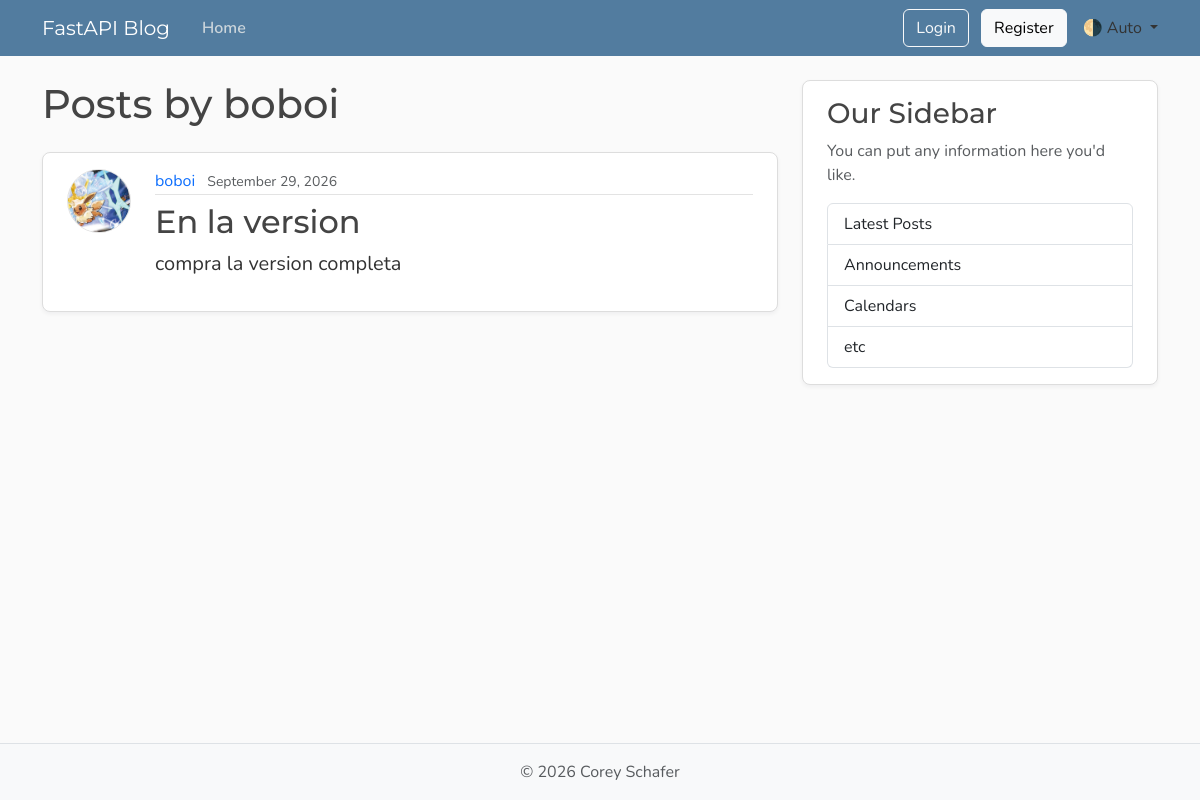
The page /users/1/posts on the database its author committed.
### models.py (models this page shows, shortened)
class User(Base):
    __tablename__ = "users"
    id: Mapped[int] = mapped_column(Integer, primary_key=True, index=True)
    username: Mapped[str] = mapped_column(String(50), unique=True, nullable=False)
    email: Mapped[str] = mapped_column(String(120), unique=True, nullable=False)
    image_file: Mapped[str | None] = mapped_column(String(200), nullable=True, default=None)
    password_hash: Mapped[str] = mapped_column(String(200), nullable=False)
    posts: Mapped[list[Post]] = relationship("Post", back_populates="author", cascade="all, delete-orphan")

class Post(Base):
    __tablename__ = "posts"
    id: Mapped[int] = mapped_column(Integer, primary_key=True, index=True)
    title: Mapped[str] = mapped_column(String(100), nullable=False)
    content: Mapped[str] = mapped_column(Text, nullable=False)
    user_id: Mapped[int] = mapped_column(ForeignKey("users.id"), nullable=False, index=True)
    date_posted: Mapped[datetime] = mapped_column(DateTime(timezone=True), nullable=False, default=lambda: datetime.now(UTC))
    author: Mapped[User] = relationship("User", back_populates="posts")

### main.py (the view)
@app.get("/users/{user_id}/posts", include_in_schema=False, name="user_posts")
async def user_posts_page(request: Request, user_id: int, db: Annotated[AsyncSession, Depends(get_db)]):
    result = await db.execute(select(models.User).where(models.User.id == user_id))
    user = result.scalars().first()
    if not user:
        raise HTTPException(status_code=status.HTTP_404_NOT_FOUND, detail="User not found")
    result = await db.execute(select(models.Post)
                              .options(selectinload(models.Post.author))
                              .where(models.Post.user_id == user_id)
                              .order_by(models.Post.date_posted.desc()))
    posts = result.scalars().all()
    return templates.TemplateResponse(request, "user_posts.html", {"posts": posts, "user": user, "title": f"{user.username}'s Posts"})

### templates/user_posts.html
{% extends "layout.html" %}
{% block content %}
  <h1 class="mb-4">Posts by {{ user.username }}</h1>
  {% for post in posts %}
    <article class="content-section py-3 px-4 mb-4">
      <div class="d-flex align-items-start gap-4">
        <img class="rounded-circle article-img flex-shrink-0"
             src="{{ post.author.image_path }}"
             alt="{{ post.author.username }}'s profile picture"
             width="64"
             height="64"
             loading="lazy">
        <div class="flex-grow-1">
          <div class="article-metadata mb-2">
            <a class="me-2"
               href="{{ url_for('user_posts', user_id=post.author.id) }}">{{ post.author.username }}</a>
            <small class="text-body-secondary">{{ post.date_posted.strftime("%B %d, %Y") }}</small>
          </div>
          <h2>
            <a class="article-title"
               href="{{ url_for('post_page', post_id=post.id) }}">{{ post.title }}</a>
          </h2>
          <p class="article-content">{{ post.content }}</p>
        </div>
      </div>
    </article>
  {% else %}
    <p class="text-body-secondary">No posts by this user yet.</p>
  {% endfor %}
{% endblock content %}

### static/css/main.css (style rules this page uses)
:root { --font-heading: "Montserrat", system-ui, -apple-system, BlinkMacSystemFont, sans-serif; --font-body: "Nunito", system-ui, -apple-system, BlinkMacSystemFont, sans-serif; --color-bg-body: #fafafa; --color-bg-content: #ffffff; --color-text-primary: #333333; --color-text-heading: #444444; --color-steel: #527c9f; --color-nav-link: #cbd5db; --color-nav-link-hover: #ffffff; --color-link-hover: #428bca; --color-border: #dddddd; --color-border-light: #e3e3e3; --spacing-xl: 5rem; --article-img-size: 4rem; --account-img-size: 7.813rem; }
body { font-family: var(--font-body); background: var(--color-bg-body); color: var(--color-text-primary); }
h1, h2, h3, h4, h5, h6 { font-family: var(--font-heading); color: var(--color-text-heading); }
a { text-decoration: none; }
.content-section { background: var(--color-bg-content); border: 1px solid var(--color-border); border-radius: 0.5rem; box-shadow: 0 2px 4px rgba(15, 23, 42, 0.05); transition: box-shadow 0.15s ease, transform 0.15s ease, border-color 0.15s ease; }
.article-title { color: var(--color-text-heading); transition: color 0.2s ease-in-out; }
.article-content { white-space: pre-line; font-size: 1.25rem; }
.article-img { height: var(--article-img-size); width: var(--article-img-size); flex-shrink: 0; object-fit: cover; border: 1px solid var(--color-border-light); box-shadow: 0 0 0 2px var(--color-bg-content); }
.article-metadata { padding-bottom: 0.063rem; border-bottom: 1px solid var(--color-border-light); }
.article-metadata a { transition: color 0.2s ease-in-out; }

### rows shown on the page
User: username "boboi"
Post: author.image_path (picture), author.username "boboi", date_posted "September 29, 2026", title "En la version", content "compra la version completa"
